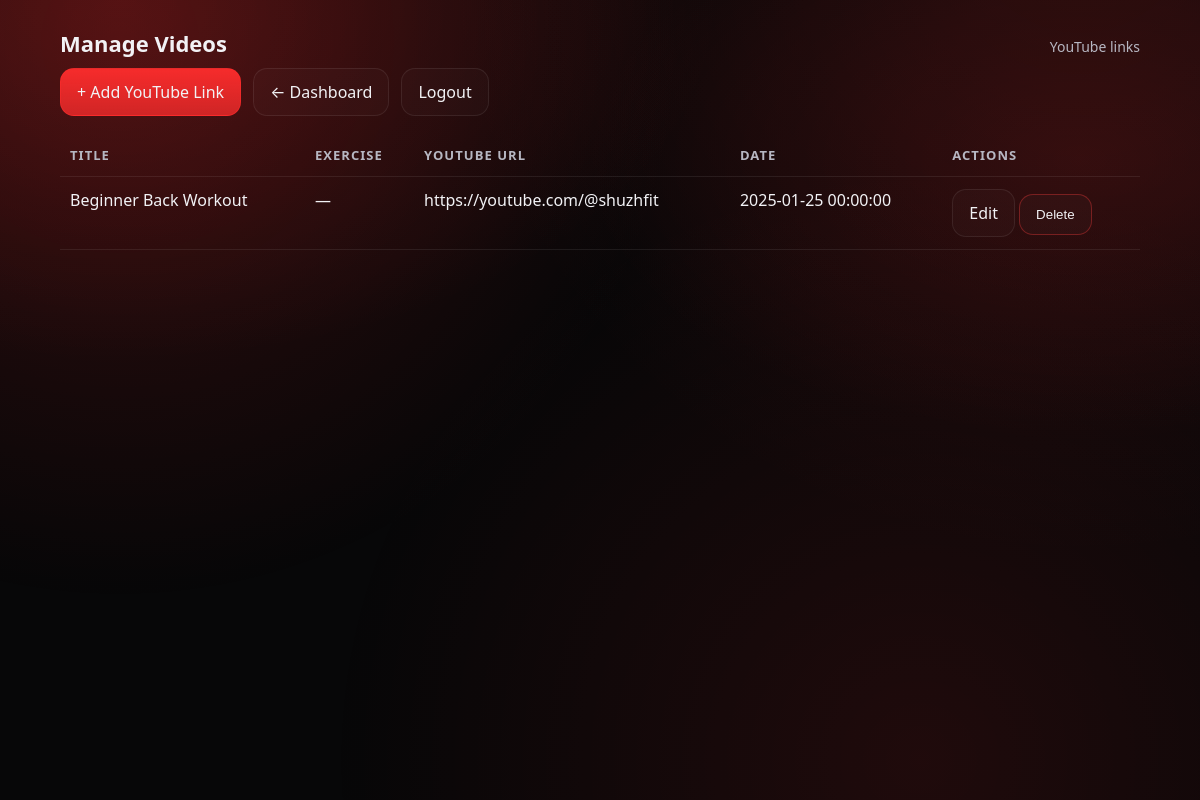
Page /admin/videos.php (signed in) on the committed database.
### tables this page shows
CREATE TABLE IF NOT EXISTS videos (
  id INT UNSIGNED NOT NULL AUTO_INCREMENT,
  title VARCHAR(200) NOT NULL,
  youtube_url VARCHAR(500) NOT NULL,
  exercise_id INT UNSIGNED NULL,
  created_at TIMESTAMP NOT NULL DEFAULT CURRENT_TIMESTAMP,
  PRIMARY KEY (id),
  KEY idx_videos_exercise (exercise_id),
  CONSTRAINT fk_videos_exercise
    FOREIGN KEY (exercise_id) REFERENCES exercises(id)
    ON DELETE SET NULL
    ON UPDATE CASCADE
);

### lib/db.php (called while the page is built, shortened)
<?php
if (!defined('SHUZHFIT_DB_LOADED')) {
    $config = require __DIR__ . '/../config/db.php';
    $dbHost = $config['host'] ?? '127.0.0.1';
    $dbName = $config['dbname'] ?? 'shuzhfit';
    $dbUser = $config['user'] ?? 'root';
    $dbPass = $config['pass'] ?? '';
    $dbPort = $config['port'] ?? 3306;
    function shuzhfit_pdo(): PDO
    {
        global $dbHost, $dbName, $dbUser, $dbPass, $dbPort;
        $dsn = "mysql:host={$dbHost};port={$dbPort};dbname={$dbName};charset=utf8mb4";
        $pdo = new PDO($dsn, $dbUser, $dbPass, [
            PDO::ATTR_ERRMODE => PDO::ERRMODE_EXCEPTION,
            PDO::ATTR_DEFAULT_FETCH_MODE => PDO::FETCH_ASSOC,
        ]);
        return $pdo;
    }
    function e(string $value): string
    {
        return htmlspecialchars($value, ENT_QUOTES, 'UTF-8');
    }
    function db_fetch_all(string $sql, array $params = []): array
    {
        $stmt = shuzhfit_pdo()->prepare($sql);
        $stmt->execute();
        return $stmt->fetchAll();
    }
}

### admin/videos.php (the view, shortened to what this page needs)
<?php
require __DIR__ . '/../lib/db.php';
$videos = db_fetch_all(
    'SELECT v.id, v.title, v.youtube_url, v.exercise_id, v.created_at, e.name AS exercise_name
     FROM videos v
     LEFT JOIN exercises e ON e.id = v.exercise_id
     ORDER BY v.created_at DESC'
);
?>
<!doctype html>
<html lang="en">
<head>
    <link rel="stylesheet" href="../css/style.css" />
</head>
<body>
    <div class="bg-glow" aria-hidden="true"></div>
    <main class="container page">
        <div class="section-title" style="margin-top:0;">
            <h2>Manage Videos</h2>
            <span>YouTube links</span>
        </div>
        <div style="display:flex; gap:12px; flex-wrap:wrap; align-items:center;">
            <a class="btn btn-primary" href="video_edit.php">+ Add YouTube Link</a>
            <a class="btn" href="index.php">← Dashboard</a>
            <a class="btn" href="logout.php">Logout</a>
        </div>
        <div style="margin-top:18px; overflow:auto;">
            <table class="admin-table">
                <thead>
                    <tr>
                        <th>Title</th>
                        <th>Exercise</th>
                        <th>YouTube URL</th>
                        <th>Date</th>
                        <th>Actions</th>
                    </tr>
                </thead>
                <tbody>
                    <?php if (!$videos): ?>
                        <tr>
                            <td colspan="5">No videos yet.</td>
                        </tr>
                    <?php else: ?>
                        <?php foreach ($videos as $v): ?>
                            <tr>
                                <td><?php echo e($v['title']); ?></td>
                                <td><?php echo e($v['exercise_name'] ?? '—'); ?></td>
                                <td style="max-width:420px;"><?php echo e($v['youtube_url']); ?></td>
                                <td><?php echo e($v['created_at']); ?></td>
                                <td>
                                    <a class="btn" href="video_edit.php?id=<?php echo (int)$v['id']; ?>">Edit</a>
                                    <form method="post" action="videos.php" style="display:inline;" onsubmit="return confirm('Delete this video?');">
                                        <button class="btn" name="do_delete" value="1" type="submit" style="border-color:rgba(255,60,60,0.35);">Delete</button>
                                    </form>
                                </td>
                            </tr>
                        <?php endforeach; ?>
                    <?php endif; ?>
                </tbody>
            </table>
        </div>
    </main>
</body>
</html>

### css/style.css (style rules this page uses)
:root { --bg: #070708; --panel: #0f1013; --panel-2: #14151b; --text: #f2f2f5; --muted: #b7b7c2; --accent: #ff2d2d; --accent-2: #ff4d4d; --border: rgba(255, 255, 255, 0.08); --shadow: 0 12px 40px rgba(0, 0, 0, 0.45); }
* { box-sizing: border-box; }
html, body { height: 100%; }
body { margin: 0; min-height: 100vh; font-family: ui-sans-serif, system-ui, -apple-system, Segoe UI, Roboto, Arial, "Noto Sans", "Liberation Sans", sans-serif; background: radial-gradient( 1000px 600px at 10% 0%, rgba(255, 45, 45, 0.18), transparent 60% ), radial-gradient( 900px 500px at 90% 20%, rgba(255, 45, 45, 0.12), transparent 55% ), var(--bg); color: var(--text); display: flex; flex-direction: column; }
a { color: inherit; text-decoration: none; }
.container { width: min(1080px, calc(100% - 32px)); margin: 0 auto; }
.bg-glow { position: fixed; inset: -200px; background: radial-gradient( circle at 20% 20%, rgba(255, 45, 45, 0.18), transparent 35% ), radial-gradient( circle at 80% 10%, rgba(255, 45, 45, 0.12), transparent 38% ), radial-gradient(circle at 70% 80%, rgba(255, 45, 45, 0.1), transparent 40%); pointer-events: none; z-index: -1; }
.page { padding: 28px 0; }
.btn { display: inline-flex; align-items: center; justify-content: center; padding: 12px 16px; border-radius: 14px; border: 1px solid var(--border); background: rgba(255, 255, 255, 0.02); color: var(--text); transition: 160ms ease; }
.btn-primary { border-color: rgba(255, 45, 45, 0.5); background: linear-gradient( 180deg, rgba(255, 45, 45, 0.95), rgba(255, 45, 45, 0.75) ); }
.admin-table { width: 100%; border-collapse: collapse; min-width: 700px; }
.admin-table th, .admin-table td { padding: 12px 10px; border-bottom: 1px solid var(--border); text-align: left; vertical-align: top; }
.admin-table th { color: var(--muted); font-size: 13px; text-transform: uppercase; letter-spacing: 0.08em; }
.section-title { margin-top: 26px; margin-bottom: 10px; display: flex; align-items: baseline; justify-content: space-between; gap: 12px; }
.section-title h2 { margin: 0; font-size: 22px; }
.section-title span { color: var(--muted); font-size: 14px; }

### rows in the picture
videos: title "Beginner Back Workout", exercise_name "—", youtube_url "https://youtube.com/@shuzhfit", created_at "2025-01-25 00:00:00"
